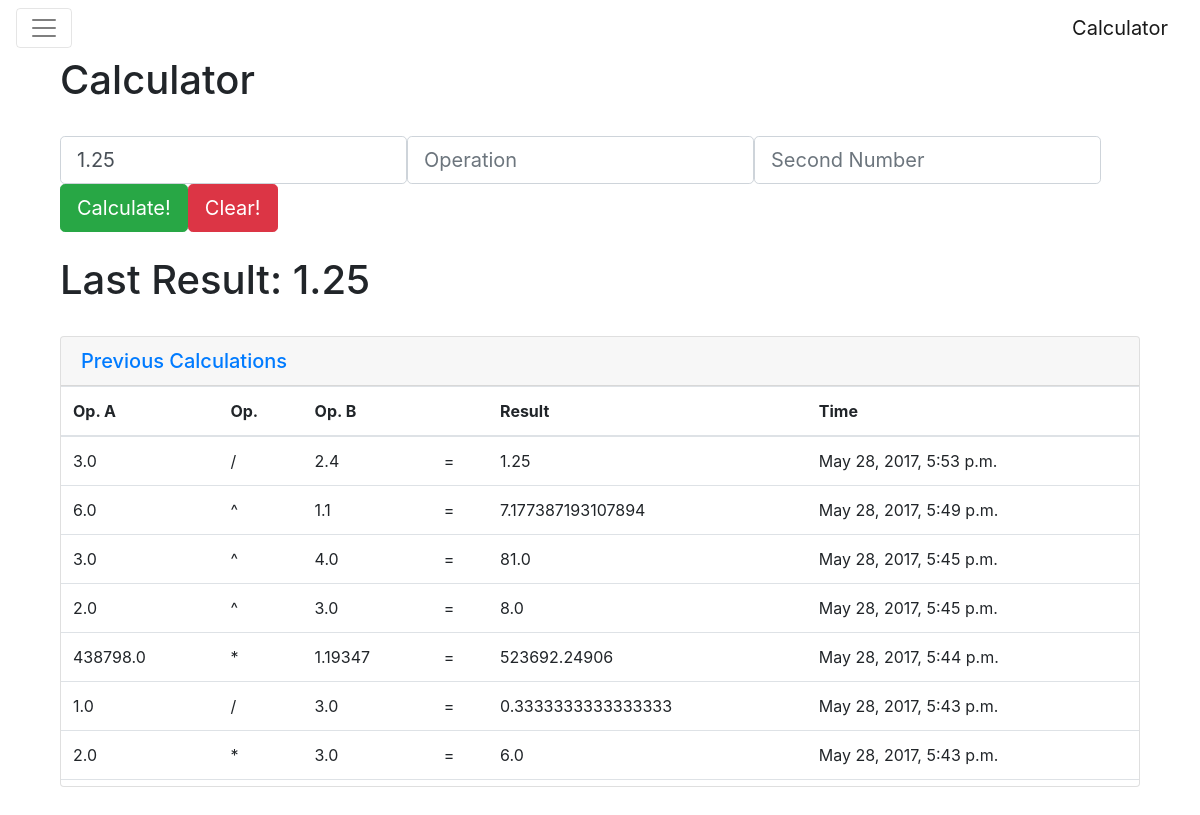
Page /calc/ on the earlier database version.
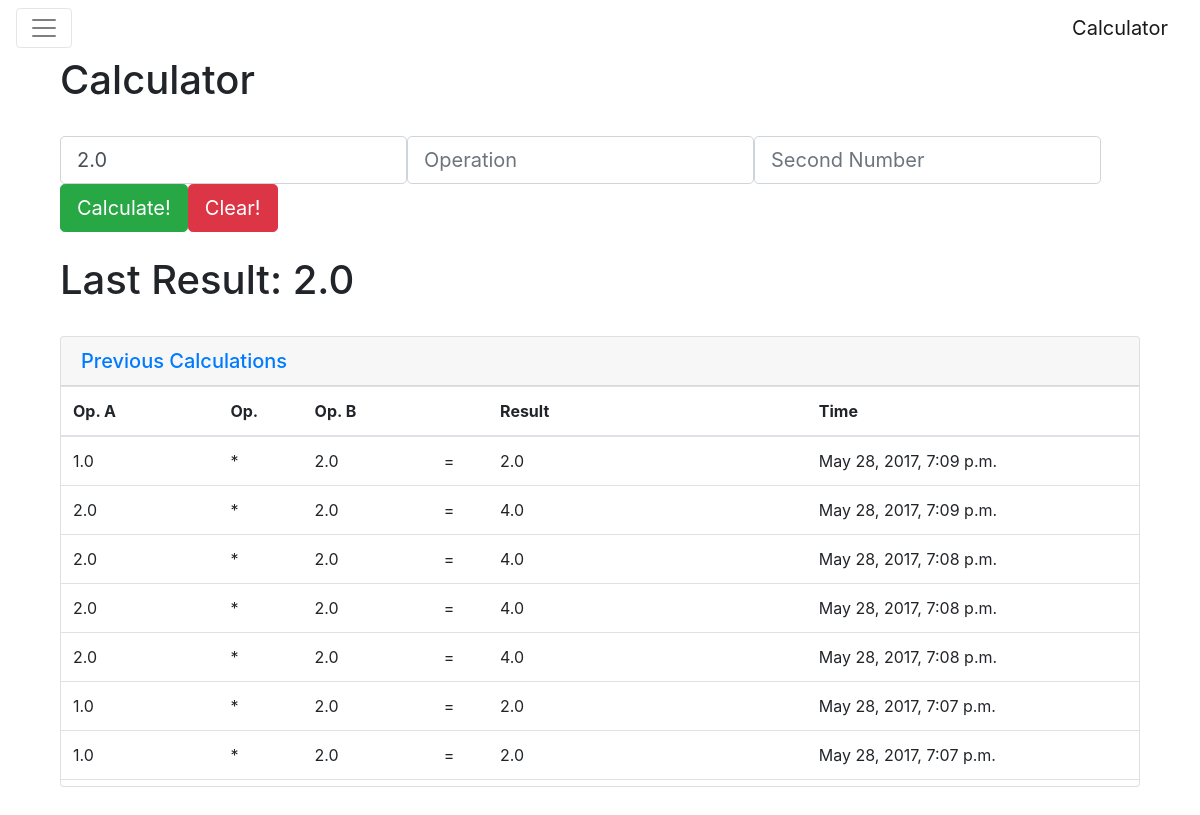
Same page on the later database version.
### calc/models.py (models this page shows, shortened)
class calc_log(models.Model):
    op_a = models.FloatField(null=True)
    op = models.CharField(max_length=200, null=True)
    op_b = models.FloatField(null=True)
    res = models.FloatField(null=True)
    calc_time = models.DateTimeField('date published')

### calc/views.py (the view)
class IndexView(generic.ListView):
    template_name = 'calc/index.html'
    context_object_name = 'calc_log_list'
    def get_queryset(self):
        return calc_log.objects.order_by('-calc_time')

### calc/templates/calc/index.html (shortened to what this page needs)
{% extends "calc/base.html" %}
{% block content %}
<div id="content">
  <div class="container">
    <div class="col-sm-12">
      <h1>Calculator</h1><br>
      <form action="/calc/boot_submit/" method="post" class="form-inline">
        <div class="form-group">
          {% if calc_log_list.0.op != 'c' %}
            <input type="text" class="form-control form-control-lg" name = "op_a" value = "{{calc_log_list.0.res}}" placeholder = "First Number">
          {% else %}
            <input type="text" class="form-control form-control-lg" name = "op_a" placeholder = "First Number">
          {% endif %}
        </div>
        <div class="form-group">
          <input type="text" class="form-control form-control-lg" name = "op" placeholder = "Operation">
        </div>
        <div class="form-group">
          <input type="text" class="form-control form-control-lg" name = "op_b" placeholder = "Second Number">
        </div>
        <div class="form-group">
          <button type = "submit" class="btn btn-success btn-lg" name = "submit">Calculate!</button>
          <button type = "submit" class="btn btn-danger btn-lg" name = "clear">Clear!</button>
        </div>
      </form><br>
      {% if calc_log_list.0.op != 'c' %}
      <h1>Last Result: {{calc_log_list.0.res}}</h1>
      {% else %}
      <h1>Cleared!</h1>
      {% endif %}
      <br>
      <div id="accordion" role="tablist" aria-multiselectable="true">
        <div class="card">
          <div class="card-header" role="tab" id="headingOne">
            <h5 class="mb-0">
              <a data-toggle="collapse" data-parent="#accordion" href="#collapseOne" aria-expanded="true" aria-controls="collapseOne">
                Previous Calculations
              </a>
            </h5>
          </div>
          <div id="collapseOne" class="collapse show" role="tabpanel" aria-labelledby="headingOne">
            <div class="card-block set_scroll">
              <table class="table">
                <thead>
                    <th>Op. A</th>
                    <th>Op. </th>
                    <th>Op. B</th>
                    <th></th>
                    <th>Result</th>
                    <th>Time</th>
                </thead>
                <tbody>
                  {% for log in calc_log_list %}
                  <tr>
                      <td>{{log.op_a}}</td>
                      <td>{{log.op}}</td>
                      <td>{{log.op_b}}</td>
                      <td>=</td>
                      <td>{{log.res}}</td>
                      <td>{{log.calc_time}}</td>
                  </tr>
                  {% endfor %}
                </tbody>
              </table>
            </div>
          </div>
        </div>
      </div>
    </div>
  </div>
</div>
{% endblock %}

Differences in the rows shown:
no longer on this page (row unchanged): calc_log: op_a "1.25", res "1.25", op_a "3.0", op "/", op_b "2.4", calc_time "May 28, 2017, 5:53 p.m."
no longer on this page (row unchanged): calc_log: op_a "6.0", op "^", op_b "1.1", res "7.177387193107894", calc_time "May 28, 2017, 5:49 p.m."
no longer on this page (row unchanged): calc_log: op_a "3.0", op "^", op_b "4.0", res "81.0", calc_time "May 28, 2017, 5:45 p.m."
no longer on this page (row unchanged): calc_log: op_a "2.0", op "^", op_b "3.0", res "8.0", calc_time "May 28, 2017, 5:45 p.m."
no longer on this page (row unchanged): calc_log: op_a "438798.0", op "*", op_b "1.19347", res "523692.24906", calc_time "May 28, 2017, 5:44 p.m."
no longer on this page (row unchanged): calc_log: op_a "1.0", op "/", op_b "3.0", res "0.3333333333333333", calc_time "May 28, 2017, 5:43 p.m."
no longer on this page (row unchanged): calc_log: op_a "2.0", op "*", op_b "3.0", res "6.0", calc_time "May 28, 2017, 5:43 p.m."
added calc_log: op_a "2.0", res "2.0", op_a "1.0", op "*", op_b "2.0", calc_time "May 28, 2017, 7:09 p.m."
added calc_log: op_a "2.0", op "*", op_b "2.0", res "4.0", calc_time "May 28, 2017, 7:09 p.m."
added calc_log: op_a "2.0", op "*", op_b "2.0", res "4.0", calc_time "May 28, 2017, 7:08 p.m."
added calc_log: op_a "2.0", op "*", op_b "2.0", res "4.0", calc_time "May 28, 2017, 7:08 p.m."
added calc_log: op_a "2.0", op "*", op_b "2.0", res "4.0", calc_time "May 28, 2017, 7:08 p.m."
added calc_log: op_a "1.0", op "*", op_b "2.0", res "2.0", calc_time "May 28, 2017, 7:07 p.m."
added calc_log: op_a "1.0", op "*", op_b "2.0", res "2.0", calc_time "May 28, 2017, 7:07 p.m."
